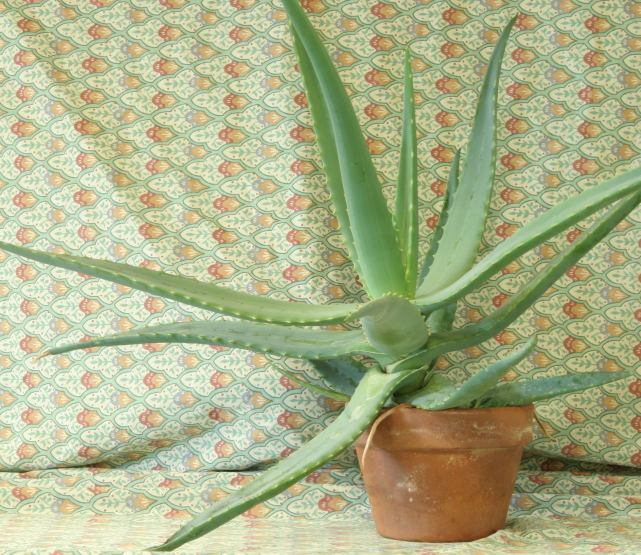
#> input picture assets/images/aloeL.jpg, 1282 x 1110 px (shown at 1/2 size)
$ jupyter execute '32. Stereo Vision & Disparity Maps.ipynb'
#> lines starting #> are read from the running program, lines starting #| are printed output that depends on the picture; after the words box and inside, x2 and y2 are one past the last pixel; in counts of white or black regions, pixels touching at a corner belong together
# **Stereo Vision & Disparity Maps**

## **Objectives:**
1. Understand disparity — how much a point shifts between a left and right view — and why it encodes depth
2. Compute a disparity map with `cv2.StereoBM` and `cv2.StereoSGBM`
3. Check the result against real, measured ground truth

> **Assets.** `assets/images/aloeL.jpg` / `aloeR.jpg` / `aloeGT.png` are OpenCV's own official stereo sample ([opencv/opencv, Apache 2.0](https://github.com/opencv/opencv/tree/4.x/samples/data)) — a real rectified stereo pair (a potted aloe plant) with a genuine, separately-measured ground-truth disparity map, in the tradition of the Middlebury Stereo dataset. Having real ground truth is what makes the comparison at the end of this notebook honest instead of "the disparity map looks plausible."

[cell 1]
import cv2
import numpy as np
from matplotlib import pyplot as plt

# Define our imshow function
def imshow(title = "Image", image = None, size = 10):
    w, h = image.shape[0], image.shape[1]
    aspect_ratio = w/h
    plt.figure(figsize=(size * aspect_ratio,size))
    plt.imshow(cv2.cvtColor(image, cv2.COLOR_BGR2RGB) if image.ndim == 3 else image, cmap=None if image.ndim == 3 else 'gray')
    plt.title(title)
    plt.show()

## **Disparity, intuitively**

Hold a finger up close and alternate closing each eye — it appears to jump sideways by a lot. Do the same with something across the room and it barely moves. That sideways shift is **disparity**, and stereo vision runs that observation backwards: measure the shift, recover the distance.

For a *rectified* stereo pair (both cameras' image planes aligned so rows line up — already true for `aloeL`/`aloeR`), a point at real-world depth $Z$ shows up shifted horizontally by:

$$d = \frac{f \cdot B}{Z}$$

where $f$ is focal length (pixels) and $B$ is the **baseline**, the distance between the two camera centers. The relationship is *inverse*: nearby objects have large disparity, far objects have small disparity — and it flattens out fast, which is exactly why stereo depth gets unreliable at long range with a small baseline (the same reason your two eyes, a few centimeters apart, are only good for near-field depth judgment).

[cell 2]
Z = np.linspace(0.3, 10, 200)   # meters
f, B = 700, 0.06                # example: 700px focal length, 6cm baseline
d = f * B / Z

plt.figure(figsize=(7, 4))
plt.plot(Z, d)
plt.xlabel('Depth Z (m)')
plt.ylabel('Disparity d (pixels)')
plt.title('Disparity vs. depth — inverse, and steep up close')
plt.grid(alpha=0.3)
plt.show()
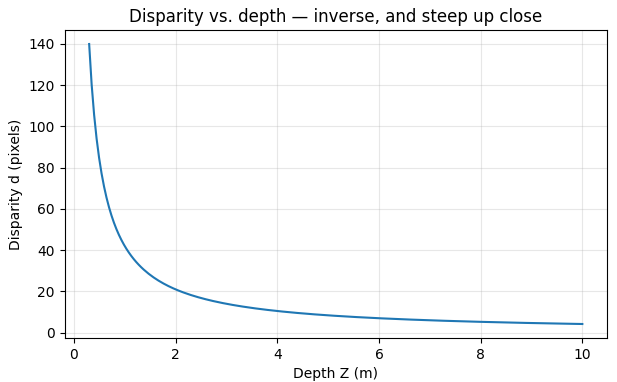
#> figure drawn by matplotlib, 1 panel; curve peaks at x = 0.3, y = 140

## **Computing disparity: BM vs. SGBM**

Both algorithms slide a small window along each row of the right image to find the best match for each pixel in the left image (this is the same matching-cost idea as `cv2.matchTemplate` from notebook 14, just repeated along one scanline per pixel instead of once over a whole image):

- **`StereoBM`** (Block Matching) — fast, purely local: each pixel's best match is chosen independently, which leaves visible noise in low-texture regions where many nearby windows match almost equally well.
- **`StereoSGBM`** (Semi-Global Block Matching) — adds a smoothness penalty (`P1`, `P2`) that discourages disparity from jumping around between neighboring pixels unless the image really supports it, aggregated along several directions across the image. Slower, visibly cleaner.

[cell 3]
aloe_l = cv2.imread('assets/images/aloeL.jpg', cv2.IMREAD_GRAYSCALE)
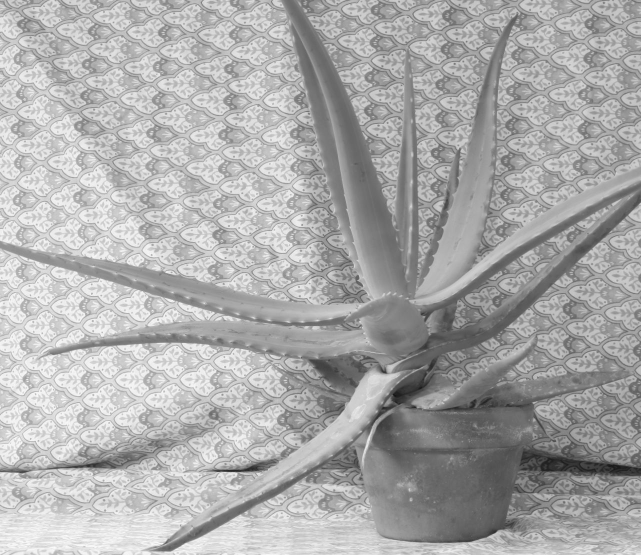
#> aloe_l: shape (1110, 1282) (shown at 1/2 size); min 18, max 255, mean 170.8
aloe_r = cv2.imread('assets/images/aloeR.jpg', cv2.IMREAD_GRAYSCALE)
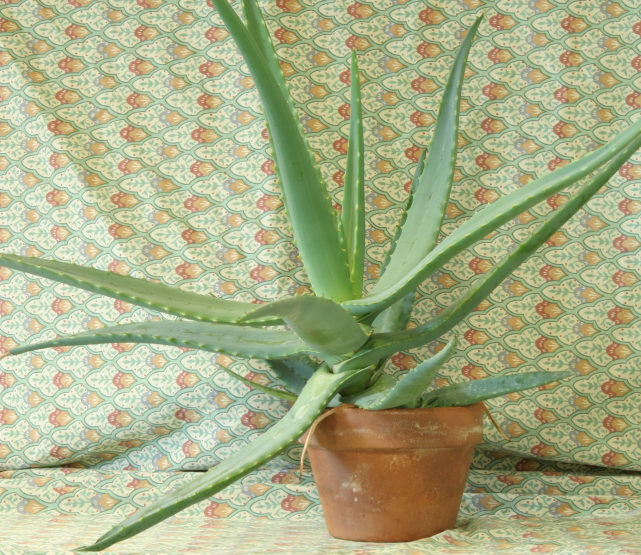
#> input picture assets/images/aloeR.jpg, 1282 x 1110 px (shown at 1/2 size)
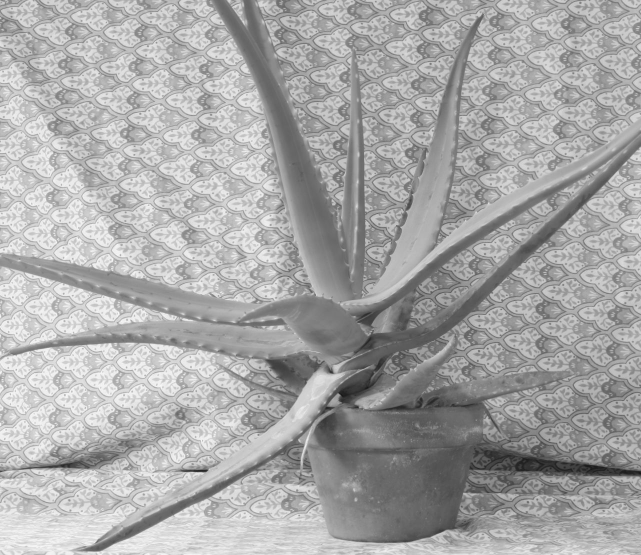
#> aloe_r: shape (1110, 1282) (shown at 1/2 size); min 18, max 255, mean 167.8
aloe_gt = cv2.imread('assets/images/aloeGT.png', cv2.IMREAD_GRAYSCALE)
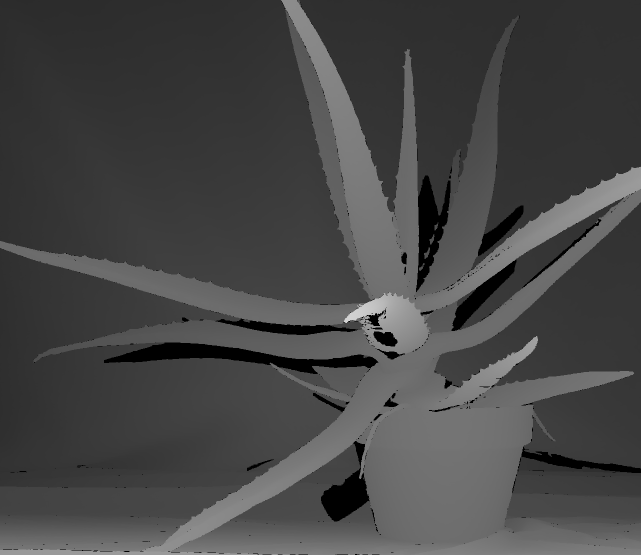
#> input picture assets/images/aloeGT.png, 1282 x 1110 px (shown at 1/2 size)
#> aloe_gt is the input picture: shape (1110, 1282); min 0, max 211, mean 69.8

num_disp = 16 * 8  # must be divisible by 16

bm = cv2.StereoBM_create(numDisparities=num_disp, blockSize=15)
disp_bm = bm.compute(aloe_l, aloe_r).astype(np.float32) / 16.0
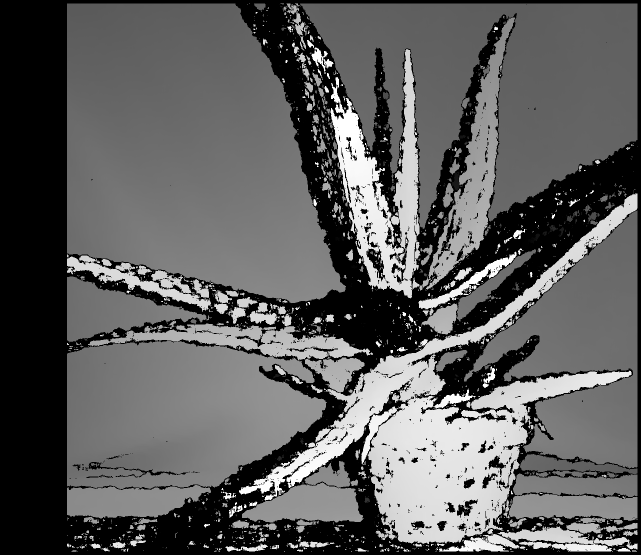
#> disp_bm: shape (1110, 1282) float32 (shown at 1/2 size); min -1, max 127, mean 46.5; drawn with min black and max white

sgbm = cv2.StereoSGBM_create(
    minDisparity=0, numDisparities=num_disp, blockSize=5,
    P1=8 * 3 * 5 ** 2, P2=32 * 3 * 5 ** 2,
    disp12MaxDiff=1, uniquenessRatio=10,
    speckleWindowSize=100, speckleRange=32,
)
disp_sgbm = sgbm.compute(aloe_l, aloe_r).astype(np.float32) / 16.0
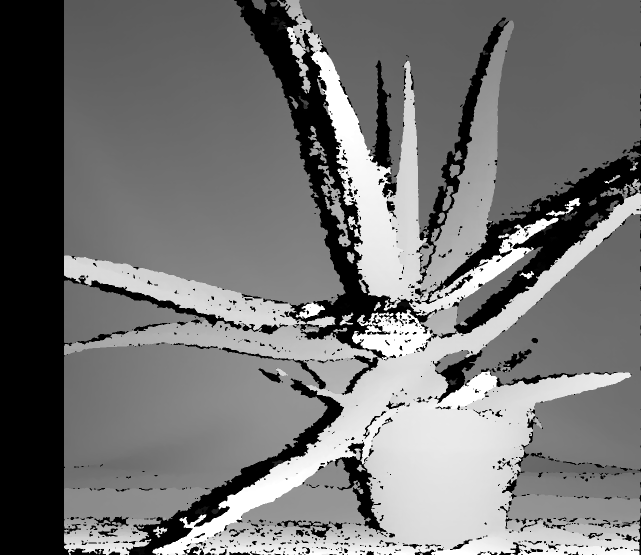
#> disp_sgbm: shape (1110, 1282) float32 (shown at 1/2 size); min -1, max 127, mean 57.1; drawn with min black and max white

def normalize_disp(d):
    d = np.clip(d, 0, None)
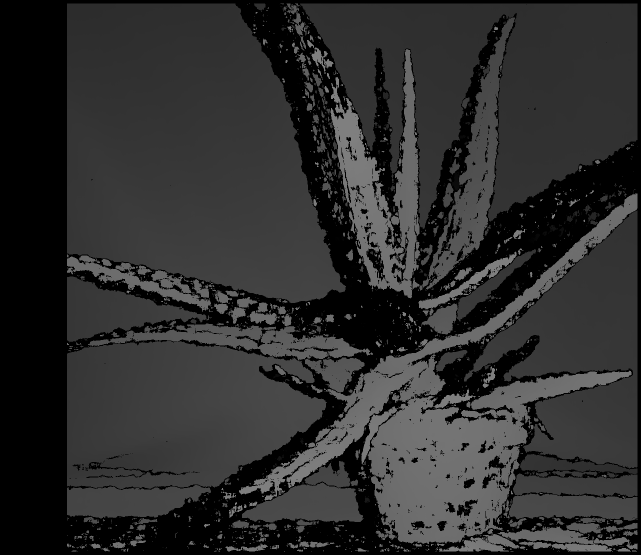
#> d: shape (1110, 1282) float32 (shown at 1/2 size); min 0, max 127, mean 46.8
    return cv2.normalize(d, None, 0, 255, cv2.NORM_MINMAX).astype(np.uint8)

imshow('StereoBM disparity', normalize_disp(disp_bm))
#> in imshow, `w, h = image.shape[0], image.shape[1]`: w = 1110; h = 1282
#> in imshow, `aspect_ratio = w/h`: aspect_ratio = 0.866
imshow('StereoSGBM disparity', normalize_disp(disp_sgbm))
imshow('Ground truth', aloe_gt)

## **Checking against ground truth**

`aloeGT.png` isn't estimated from these two photos at all — it comes from a separate, independent measurement, which is what makes this a genuine accuracy check rather than a self-consistency check. Comparing correlation against the *background* (a flat, distant wall — easy for any stereo algorithm) versus the *foreground leaves* (thin, high-frequency structure — hard for any window-matching algorithm) is more informative than one single number over the whole image.

[cell 4]
def masked_corr(disp, gt, mask):
    d, g = disp[mask], gt[mask].astype(np.float32)
    valid = d > 0
    if valid.sum() < 2 or g[valid].std() == 0:
        return None  # undefined — see the note on the background region below
    return np.corrcoef(d[valid], g[valid])[0, 1]

# a rough foreground/background split straight from the ground truth itself
background = aloe_gt < 40
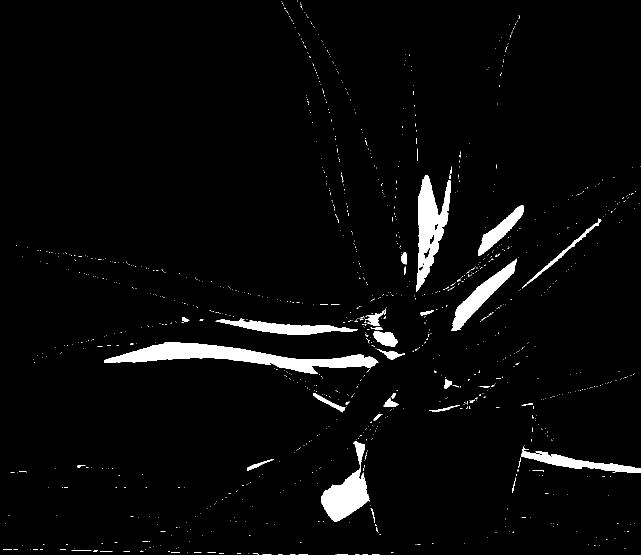
#> background: shape (1110, 1282) bool (shown at 1/2 size); 3.5% white; 1078 white regions (1036 under 20 px), largest, box (x1, y1, x2, y2) and area: (208, 685, 757, 748) 12541, (832, 351, 901, 584) 7595, (642, 882, 739, 1043) 6333
foreground = aloe_gt >= 40
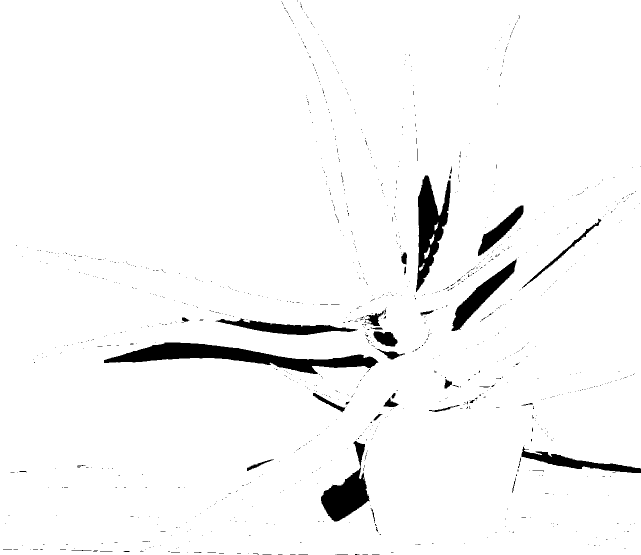
#> foreground: shape (1110, 1282) bool (shown at 1/2 size); 96.5% white; 1078 black regions (1036 under 20 px), largest, box (x1, y1, x2, y2) and area: (208, 685, 757, 748) 12541, (832, 351, 901, 584) 7595, (642, 882, 739, 1043) 6333

for name, disp in [('StereoBM', disp_bm), ('StereoSGBM', disp_sgbm)]:
    bg_corr = masked_corr(disp, aloe_gt, background)
    fg_corr = masked_corr(disp, aloe_gt, foreground)
    bg_str = f'{bg_corr:.2f}' if bg_corr is not None else 'undefined (see below)'
    print(f'{name}: background corr={bg_str}, foreground (leaves) corr={fg_corr:.2f}')
#> this loop made 2 passes
#> (name, fg_corr, bg_str) on passes 1 to 2: ('StereoBM', 0.961, 'undefined (see below)'), ('StereoSGBM', 0.933, 'undefined (see below)')
#| StereoBM: background corr=undefined (see below), foreground (leaves) corr=0.96
#| StereoSGBM: background corr=undefined (see below), foreground (leaves) corr=0.93

print()
print('The background correlation is undefined, not a bug: aloeGT.png labels the '
      'entire wall as a flat 0 rather than a measured depth — a real admission that '
      'depth on a flat, textureless wall cannot be reliably measured by *any* stereo '
      'method, including whatever produced this ground truth. Both algorithms track '
      'the leaves (real texture, real disparity) closely; neither can be graded on '
      'the wall because nothing here claims to know its true depth either.')
